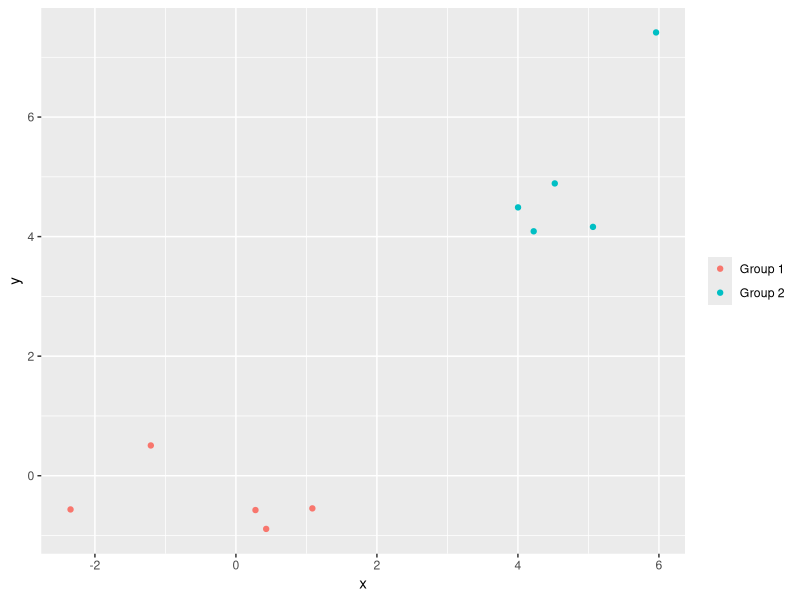
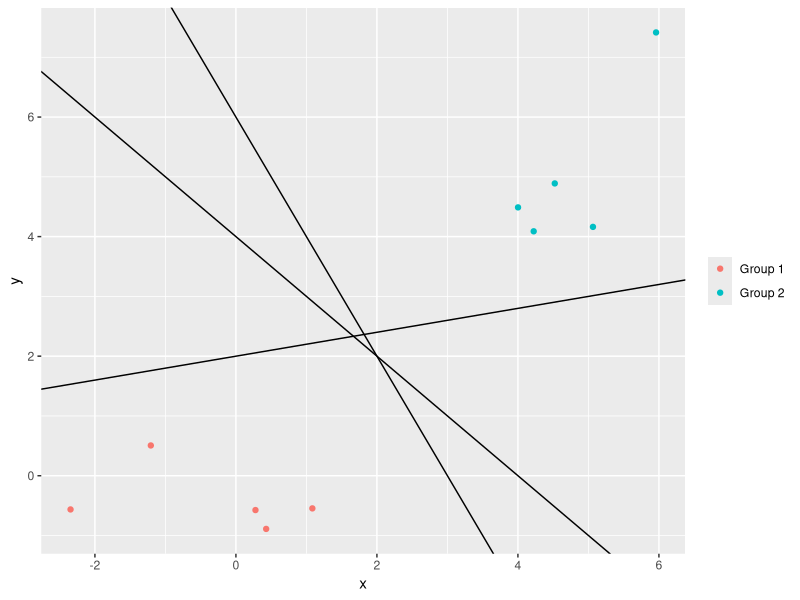

Source code (R) for these figures, in order:
## ---- chunk 1
options(htmltools.dir.version = FALSE)
knitr::opts_chunk$set(echo = FALSE)

library(ggplot2)
## ---- chunk 2
set.seed(1234)
max_margin_data <- rbind(
  data.frame(x = rnorm(5, 0, 1), y = rnorm(5, 0, 1), group = "Group 1"),
  data.frame(x = rnorm(5, 5, 1), y = rnorm(5, 5, 1), group = "Group 2")
)
ggplot(max_margin_data) + 
  geom_point(aes(x,y, color = factor(group))) + 
  theme(legend.title = element_blank())
## ---- chunk 3
ggplot(max_margin_data) + 
  geom_point(aes(x,y, color = factor(group))) + 
  theme(legend.title = element_blank()) + 
  geom_abline(slope = -2, intercept = 6) + 
  geom_abline(slope = -1, intercept = 4) + 
  geom_abline(slope = 0.2, intercept = 2)
